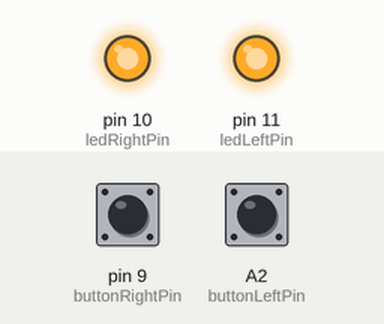
Recording of a sketch running on a simulated Arduino Uno, built with avr-gcc and run on an emulated ATmega328P. On the bench: output pins drawn as LEDs (lit = HIGH). Dashed ring = blinking. Inputs (shaded band) come from the test bench; at power-on: pin 9 (buttonRightPin) HIGH, A2 (buttonLeftPin) HIGH.

Above: at 1.2 s.
1.3 s: pin 9 (buttonRightPin) pulled LOW for 1 s
At 2.5 s:
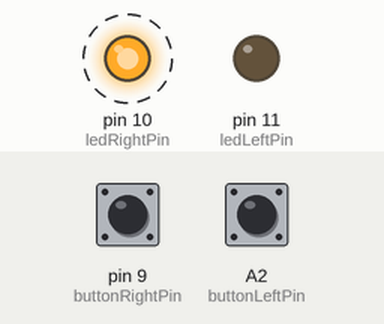
4.3 s: A2 (buttonLeftPin) pulled LOW for 1 s
At 5.6 s:
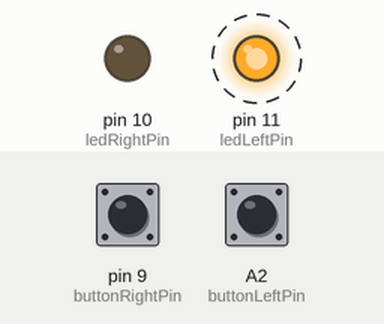
7.3 s: A2 (buttonLeftPin) pulled LOW for 3.2 s
12.0 s: pin 9 (buttonRightPin) pulled LOW for 3.2 s
At 16.3 s:
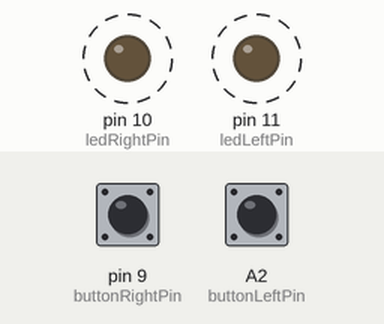
Timing chart, 0 to 17.7 s (numbered marks = the images above; inputs shaded):
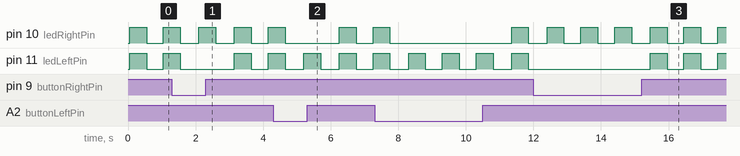

The sketch:

Jacket.ino
```cpp
#define buttonLeftPin A2        // analog input pin to use as a digital input
#define buttonRightPin 9	//input for right LEDs
#define ledLeftPin 11          // digital output pin for left indicator LEDs
#define ledRightPin 10          // digital output pin for right indicator LEDs

int debounce = 50;          // ms debounce period to prevent flickering when pressing or releasing the button
boolean buttonLeftVal = HIGH;
boolean buttonRightVal = HIGH;
long upTime = -1;
long downTime = -1;

void setup() {
  // put your setup code here, to run once:
  pinMode(ledRightPin, OUTPUT);
  pinMode(ledLeftPin, OUTPUT);
  //pinMode(ledButtonPin, OUTPUT);
  pinMode(buttonLeftPin, INPUT_PULLUP);
  pinMode(buttonRightPin, INPUT);
  digitalWrite (ledRightPin, LOW);
  digitalWrite (ledLeftPin, LOW);
  //digitalWrite (ledButtonPin, LOW);
  digitalWrite (buttonLeftPin, HIGH);
  digitalWrite (buttonRightPin, HIGH);
}

void loop() {
  // put your main code here, to run repeatedly:
  buttonLeftVal = digitalRead(buttonLeftPin);
  buttonRightVal = digitalRead(buttonRightPin);
  //Left Signal
  if (buttonLeftVal == LOW && (millis() - upTime) > debounce)
  {
    //Blink the Left LEDs if the left button is pressed and held longer than debounce
    digitalWrite (ledLeftPin, HIGH);
      delay(500);
      digitalWrite (ledLeftPin, LOW);
      delay(500);
      downTime = millis();
  }


  //Right Signal
  if (buttonRightVal == LOW && (millis() - upTime) > debounce)
  {
    //Blink the Right LEDs if the right button is pressed and held longer than debounce
    digitalWrite (ledRightPin, HIGH);
      delay(500);
      digitalWrite (ledRightPin, LOW);
      delay(500);
      downTime = millis();
  }
  if (buttonRightVal == HIGH && buttonLeftVal == HIGH && (millis() - downTime) > debounce){
    // Blink left and right LEDs if none of the buttons are pressed.
    digitalWrite (ledRightPin, HIGH);
    digitalWrite (ledLeftPin, HIGH);
    delay(500);
    digitalWrite (ledRightPin, LOW);
    digitalWrite (ledLeftPin, LOW);
    delay(500);
    upTime = millis();
  }

}
```

Measured:
- by itself, pin 10 (ledRightPin): alternates HIGH for 0.50 s and LOW for 0.50 s
